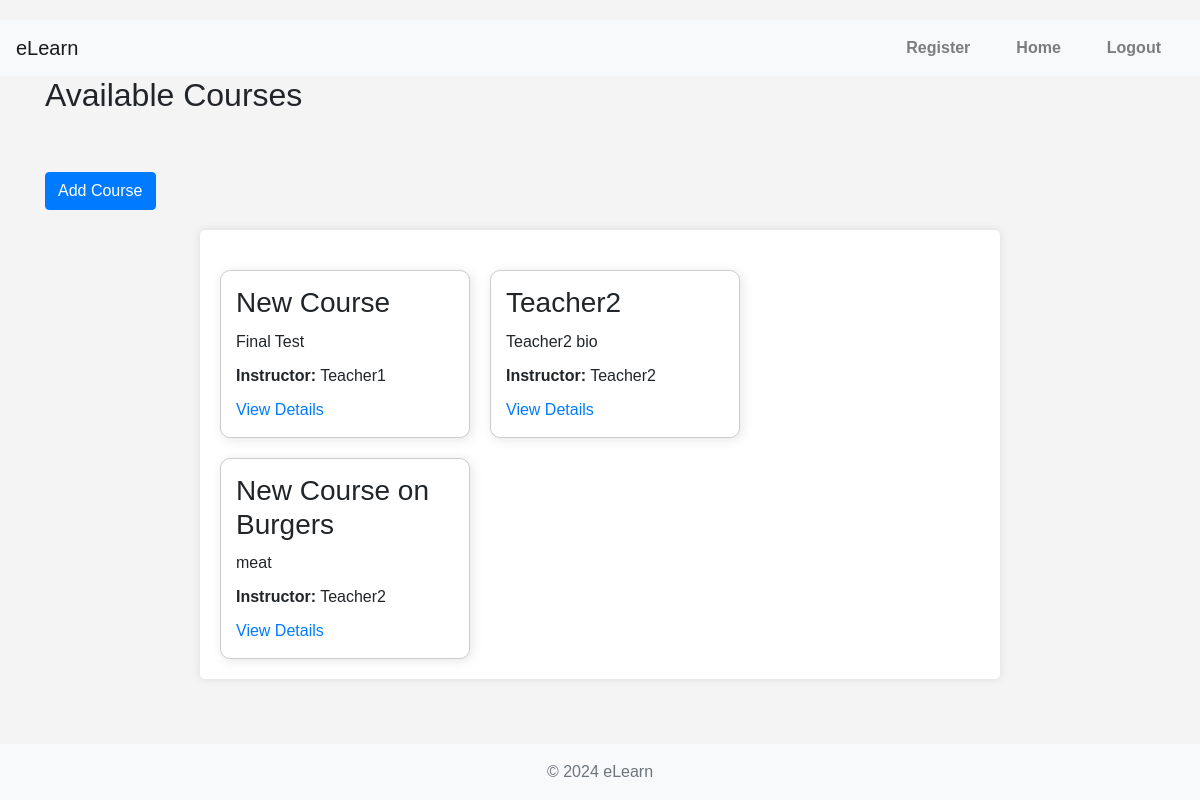
Before: /courses/ (signed in) with the older database file.
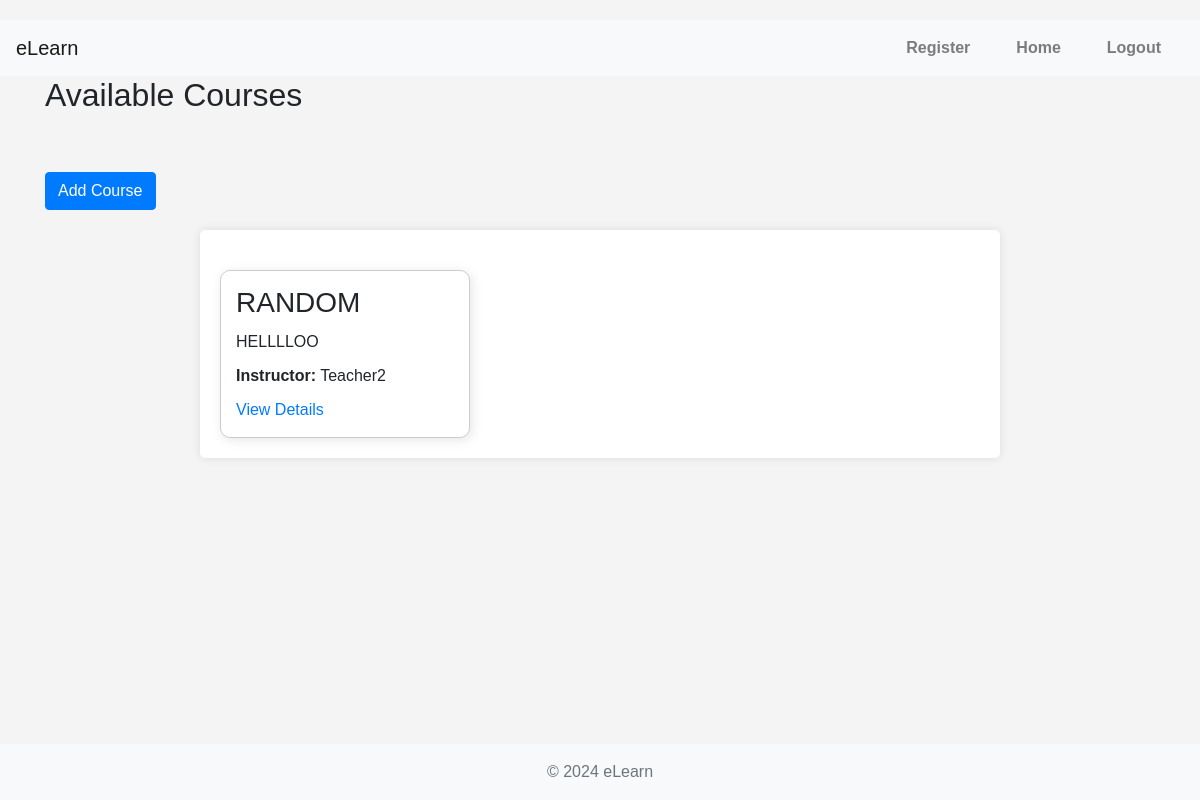
After: the same page with the newer database file.
### courses/models.py (models this page shows, shortened)
class Course(models.Model):
    title = models.CharField(max_length=200)
    description = models.TextField()
    created_at = models.DateTimeField(auto_now_add=True)
    updated_at = models.DateTimeField(auto_now=True)
    teacher = models.ForeignKey(settings.AUTH_USER_MODEL, on_delete=models.CASCADE, related_name='courses')

### core/models.py (models this page shows, shortened)
class User(AbstractUser):
    USER_TYPE_CHOICES = (
        ('student', 'Student'),
        ('teacher', 'Teacher'),
    )
    is_student = models.BooleanField(default=False)
    is_teacher = models.BooleanField(default=False)
    profile_picture = models.ImageField(upload_to='profile_pictures/', null=True, blank=True)
    bio = models.TextField(null=True, blank=True)
    phone_number = models.CharField(max_length=15, null=True, blank=True)
    address = models.CharField(max_length=255, null=True, blank=True)
    date_of_birth = models.DateField(null=True, blank=True)
    user_type = models.CharField(max_length=20, choices=USER_TYPE_CHOICES, default='student')
    USERNAME_FIELD = 'username'
    groups = models.ManyToManyField(
        Group,
        related_name='custom_user_groups',  # Add related_name to avoid clash
        blank=True,
        help_text='The groups this user belongs to. A user will get all permissions granted to each of their groups.',
        verbose_name='groups',
    )
    user_permissions = models.ManyToManyField(
        Permission,
        related_name='custom_user_permissions',  # Add related_name to avoid clash
        blank=True,
        help_text='Specific permissions for this user.',
        verbose_name='user permissions',
    )

### courses/views.py (the view)
# urls.py: path('', CourseListView.as_view(), name='course_list'),
@method_decorator(login_required, name='dispatch')
class CourseListView(View):
    def get(self, request):
        if request.user.is_teacher:
            courses = Course.objects.all()  # Teachers can see all courses
        else:
            courses = Course.objects.filter(enrollments__student=request.user)  # Students see their enrolled courses
        return render(request, 'courses/course_list.html', {'courses': courses})

### templates/courses/course_list.html (shortened to what this page needs)
{% extends "core/base.html" %}
{% block content %}
<div>
    <h2>Available Courses</h2>
    {% if user.is_authenticated and user.is_teacher %}
    <div class="add-course">
        <a href="{% url 'courses:course_create' %}" class="btn btn-primary">Add Course</a>
    </div>
    {% endif %}
</div>
<div class="course-container">
    <div class="course-tiles">
        {% for course in courses %}
            <div class="course-tile">
                <h3>{{ course.title }}</h3>
                <p>{{ course.description|truncatewords:20 }}</p>
                <p><strong>Instructor:</strong> {{ course.teacher.username }}</p>
                <a href="{% url 'courses:course_detail' course.pk %}">View Details</a>
            </div>
        {% endfor %}
    </div>
</div>
{% endblock %}

### templates/core/base.html (shortened to what this page needs)
{% load static %}
<!DOCTYPE html>
<html>
<head>
    <link rel="stylesheet" href="https://stackpath.bootstrapcdn.com/bootstrap/4.5.2/css/bootstrap.min.css">
    <link rel="stylesheet" type="text/css" href="{% static 'css/main.css' %}">
    <link rel="stylesheet" type="text/css" href="{% static 'css/courses.css' %}">
    <link rel="stylesheet" type="text/css" href="{% static 'css/assignments.css' %}">
    <link rel="stylesheet" type="text/css" href="{% static 'css/grades.css' %}">
</head>
<body>
    <nav class="navbar navbar-expand-lg navbar-light bg-light">
        <a class="navbar-brand" href="{% url 'home' %}">eLearn</a>
        <div class="collapse navbar-collapse" id="navbarNav">
            <ul class="navbar-nav ml-auto">
                <li class="nav-item">
                    <a class="nav-link" href="{% url 'signup' %}">Register</a>
                </li>
                <li class="nav-item">
                    <a class="nav-link" href="{% url 'home' %}">Home</a>
                </li>
                {% if user.is_authenticated %}
                    <li class="nav-item">
                        <a class="nav-link" href="{% url 'log_out' %}">Logout</a>
                    </li>
                {% else %}
                    <li class="nav-item">
                        <a class="nav-link" href="{% url 'login' %}">Login</a>
                    </li>
                {% endif %}
            </ul>
        </div>
    </nav>
    <div class="container">
        {% block content %}
        {% endblock %}
    </div>
    <footer class="footer mt-auto py-3 bg-light">
        <div class="container">
            <span class="text-muted">&copy; 2024 eLearn</span>
        </div>
    </footer>
</body>
</html>

### static/css/main.css (style rules this page uses)
body { font-family: Arial, sans-serif; background-color: #f4f4f4; margin: 0; padding: 0; display: flex; flex-direction: column; min-height: 100vh; padding-top: 20px; }
nav { background-color: #007BFF; color: white; width: 100%; padding: 10px 0; position: fixed; top: 0; left: 0; z-index: 1000; }
nav ul { list-style-type: none; padding: 0; margin: 0; display: flex; justify-content: center; }
nav ul li { margin: 0 15px; }
nav ul li a { color: white; text-decoration: none; font-weight: bold; }
.btn { margin-top: 50px; z-index: 4; }
footer { background-color: #007BFF; color: white; padding: 10px; width: 100%; text-align: center; position: relative; margin-top: auto; }

### static/css/courses.css (style rules this page uses)
.course-container { padding-top: 20px; padding-left: 10px; display: flex; flex-wrap: wrap; gap: 20px; }
.course-tiles { display: flex; flex-wrap: wrap; gap: 20px; margin-top: 20px; }
.course-tile { background-color: #ffffff; border: 1px solid #ccc; border-radius: 10px; padding: 15px; width: 250px; box-shadow: 2px 2px 12px rgba(0,0,0,0.1); transition: transform 0.3s; }
.course-tile h3 { margin-top: 0; }
.course-tile p { margin: 10px 0; }

### static/css/assignments.css (style rules this page uses)
.course-container, .assignment-container { background-color: #fff; padding: 20px; border-radius: 5px; box-shadow: 0 0 10px rgba(0, 0, 0, 0.1); margin: 20px auto; max-width: 800px; }

Changed rows visible on the page:
removed Course: title "New Course", description "Final Test", teacher.username "Teacher1"
removed Course: title "Teacher2", description "Teacher2 bio", teacher.username "Teacher2"
removed Course: title "New Course on Burgers", description "meat", teacher.username "Teacher2"
added Course: title "RANDOM", description "HELLLLOO", teacher.username "Teacher2"
